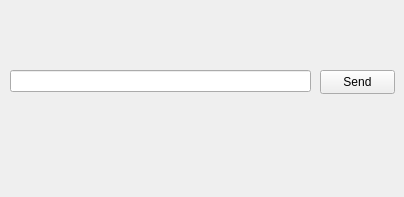
<?xml version="1.0" encoding="UTF-8"?>
<ui version="4.0">
 <class>FormWithLine</class>
 <widget class="QWidget" name="FormWithLine">
  <property name="geometry">
   <rect>
    <x>0</x>
    <y>0</y>
    <width>404</width>
    <height>197</height>
   </rect>
  </property>
  <property name="windowTitle">
   <string>Form</string>
  </property>
  <widget class="QPushButton" name="btnSend">
   <property name="geometry">
    <rect>
     <x>320</x>
     <y>70</y>
     <width>75</width>
     <height>24</height>
    </rect>
   </property>
   <property name="text">
    <string>Send</string>
   </property>
  </widget>
  <widget class="QLineEdit" name="lineEdit">
   <property name="geometry">
    <rect>
     <x>10</x>
     <y>70</y>
     <width>301</width>
     <height>22</height>
    </rect>
   </property>
  </widget>
 </widget>
 <resources/>
 <connections/>
</ui>
